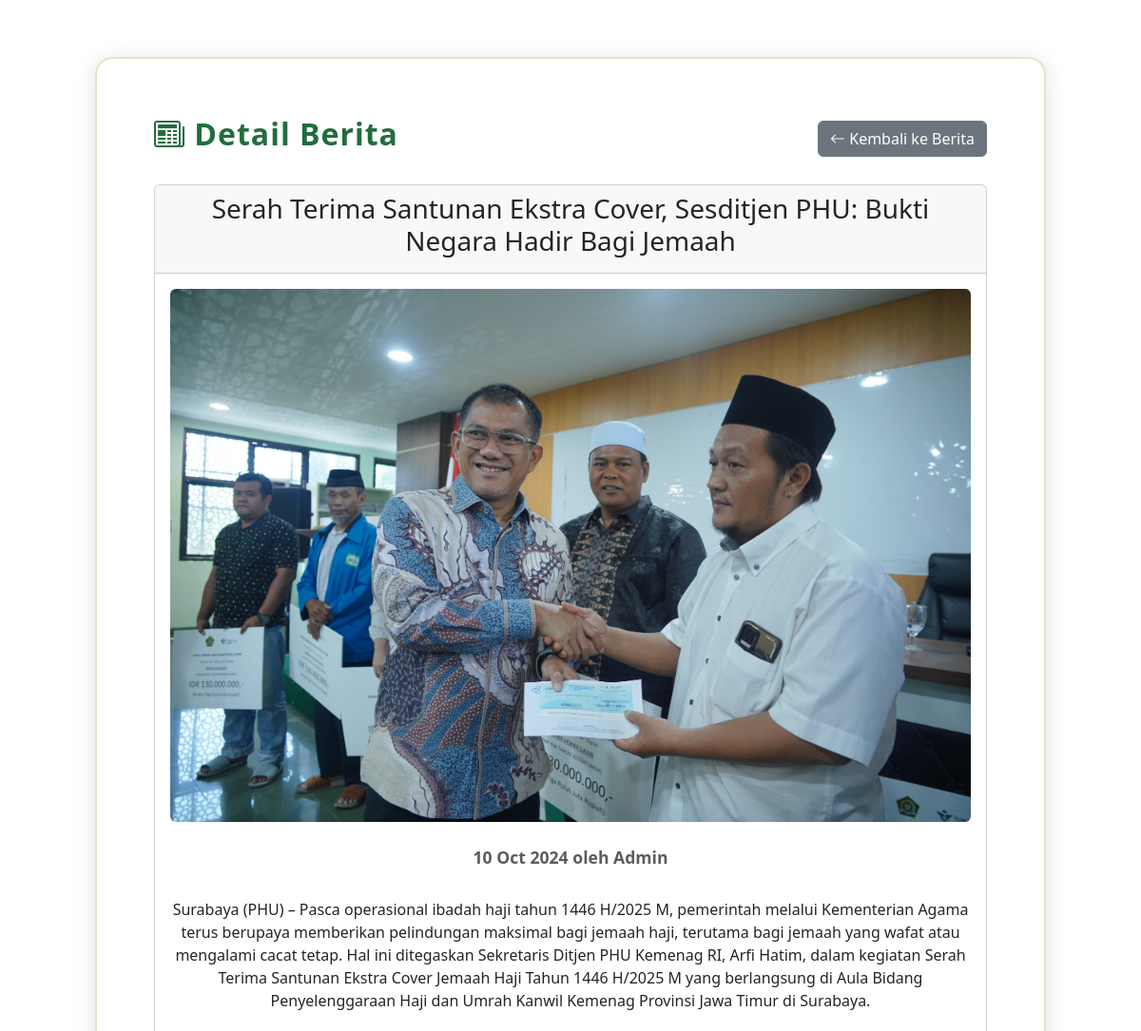
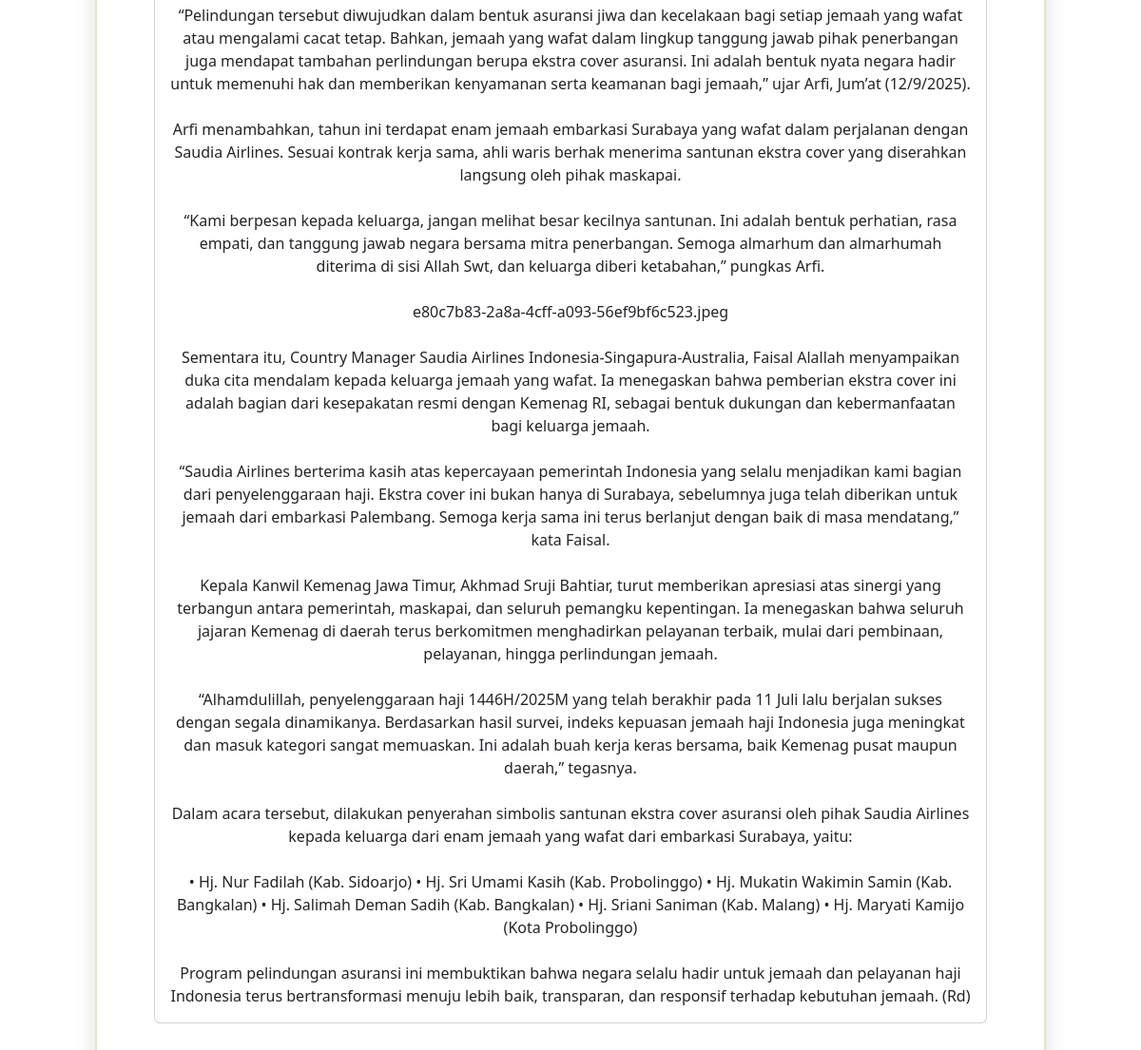
The page /pengguna/berita/detailBerita.php?id=2 (signed in) on the database its author committed (2 pictures, top to bottom).
### tables this page shows
CREATE TABLE `berita` (
  `id` int NOT NULL,
  `judul` varchar(255) NOT NULL,
  `konten` text NOT NULL,
  `tanggal_publikasi` date NOT NULL,
  `penulis` varchar(100) NOT NULL,
  `gambar` varchar(255) DEFAULT NULL
);

### pengguna/berita/detailBerita.php (the view, shortened to what this page needs)
<?php
include '../../backend/database.php';
$id = isset($_GET['id']) ? intval($_GET['id']) : 1;
$query = "SELECT * FROM berita WHERE id = ?";
$stmt = mysqli_prepare($conn, $query);
mysqli_stmt_bind_param($stmt, "i", $id);
mysqli_stmt_execute($stmt);
$result = mysqli_stmt_get_result($stmt);
$article = mysqli_fetch_assoc($result);
?>
<!DOCTYPE html>
<html lang="id">
<head>
    <link rel="stylesheet" href="https://cdn.jsdelivr.net/npm/bootstrap@5.3.3/dist/css/bootstrap.min.css" />
    <link rel="stylesheet" href="https://cdn.jsdelivr.net/npm/bootstrap-icons@1.10.5/font/bootstrap-icons.css" />
    <link rel="stylesheet" href="../../contern/dasboard/index.css">
</head>
<body>
    <div class="conten">
        <div class="d-flex justify-content-between align-items-center mb-4">
            <h2><i class="bi bi-newspaper"></i> Detail Berita</h2>
            <a href="berita.php" class="btn btn-secondary">
                <i class="bi bi-arrow-left"></i> Kembali ke Berita
            </a>
        </div>
        <?php if ($article): ?>
            <div class="card">
                <div class="card-header">
                    <h3><?php echo htmlspecialchars($article['judul'] ?? ''); ?></h3>
                </div>
                <div class="card-body">
                    <?php if ($article['gambar']): ?>
                        <div class="text-center mb-4">
                        <img src="../../uploads/<?php echo htmlspecialchars($article['gambar'] ?? ''); ?>" alt="Gambar Berita" class="img-fluid rounded">
                        </div>
                    <?php endif; ?>
                    <p class="text-muted">
                        <strong><?php echo date('d M Y', strtotime($article['tanggal_publikasi'] ?? '')); ?> oleh <?php echo htmlspecialchars($article['penulis'] ?? ''); ?></strong>
                    </p>
                    <div class="content">
                        <?php echo nl2br(htmlspecialchars($article['konten'] ?? '')); ?>
                    </div>
                </div>
            </div>
        <?php else: ?>
            <div class="alert alert-danger">
                <i class="bi bi-exclamation-triangle"></i> Berita tidak ditemukan.
            </div>
        <?php endif; ?>
    </div>
</body>
</html>

### contern/dasboard/index.css (style rules this page uses)
body { margin: 0; font-family: 'Segoe UI', sans-serif; background: url('https://images.pexels.com/photos/2291789/pexels-photo-2291789.jpeg') no-repeat center center fixed; background-size: cover; }
.conten { margin: 60px auto; max-width: 1000px; background: rgba(255, 255, 255, 0.85); border-radius: 18px; box-shadow: 0 4px 24px rgba(0, 0, 0, 0.12); padding: 60px 60px; color: #226d3d; text-align: center; border: 2px solid #e0e7c7; }
.conten h2 { color: #226d3d; font-weight: bold; margin-bottom: 10px; letter-spacing: 1px; }
.conten p { color: #6bbf59; font-size: 1.1rem; margin-bottom: 30px; }

### rows shown on the page
berita: judul "Serah Terima Santunan Ekstra Cover, Sesditjen PHU: Bukti Negara Hadir Bagi Jemaah", gambar (picture), tanggal_publikasi "10 Oct 2024", penulis "Admin", konten "Surabaya (PHU) – Pasca operasional ibadah haji tahun 1446 H/2025 M, pemerintah melalui Kementerian Agama terus berupaya memberikan pelindungan maksimal bagi jemaah haji, terutama bagi jemaah yang wafat atau mengalami cacat tetap. Hal ini ditegaskan Sekretaris Ditjen PHU Kemenag RI, Arfi Hatim, dalam kegiatan Serah Terima Santunan Ekstra Cover Jemaah Haji Tahun 1446 H/2025 M yang berlangsung di Aula Bidang Penyelenggaraan Haji dan Umrah Kanwil Kemenag Provinsi Jawa Timur di Surabaya. “Pelindungan tersebut diwujudkan dalam bentuk asuransi jiwa dan kecelakaan bagi setiap jemaah yang wafat atau mengalami cacat tetap. Bahkan, jemaah yang wafat dalam lingkup tanggung jawab pihak penerbangan juga…"
